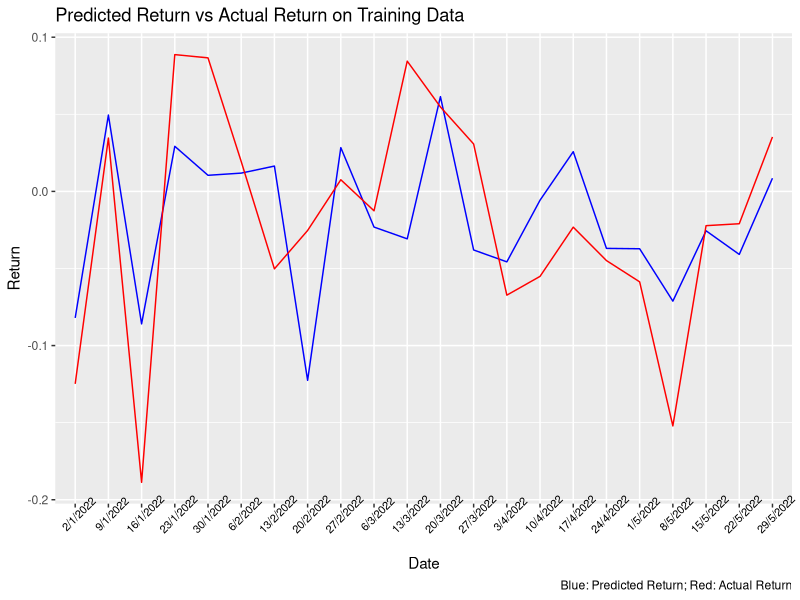
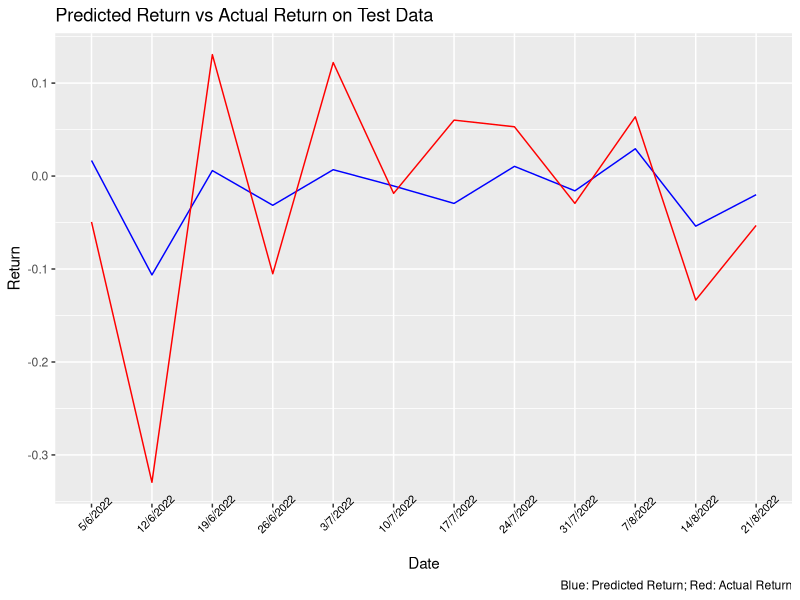

The R source for these figures, in order:
## ---- chunk 1
## Install the Libraries

#install.packages("Metrics")
#install.packages("MLmetrics")
#install.packages("knitr")
#install.packages("kableExtra")

#install.packages("tidyverse")
#install.packages("dplyr")

## ---- chunk 2
## Use the Libraries

library(Metrics)
library(MLmetrics)
library(knitr)
library(kableExtra)

library(tidyverse)
library(dplyr)
## ---- chunk 3
## Read the Data

data = read.csv(file = 'bitcoin_price_weekly_2022.csv')
data_train = read.csv(file = 'bitcoin_price_weekly_2022_train.csv')
data_test = read.csv(file = 'bitcoin_price_weekly_2022_test.csv')
## ---- chunk 4
## Build the Regression Model

regression_model = lm(close_return ~ sentiment + sentiment_1, data = data_train)
regression_model
## ---- chunk 5
## Summary of the Regression Model

lin = summary(regression_model)
summary(regression_model)
## ---- chunk 6
# Calculate the Predicted Return

predicted_return = lin$coefficients[1, 1] + lin$coefficients[2, 1]*data_test$sentiment + lin$coefficients[3, 1]*data_test$sentiment_1

predicted_return_train = lin$coefficients[1, 1] + lin$coefficients[2, 1]*data_train$sentiment + lin$coefficients[3, 1]*data_train$sentiment_1
## ---- chunk 7
# Predicted Return vs Actual Return on Training Data

signs = c()
signs_word = c()

for (i in 1:length(predicted_return_train))
  if (sign(predicted_return_train[i]) == sign(data_train$close_return[i])){
  signs[i] = 1
  signs_word[i] = "same"
  } else{
  signs[i] = 0
  signs_word[i] = "different"
  }


table_1 = data.frame(data_train$Date, predicted_return_train, data_train$close_return, signs_word)

table_1 %>%
  knitr::kable(caption = "Table 1: Predicted Return vs Actual Return on Training Data", align = "lrrr", digits = 3, col.name = c("Date", "Predicted Return", "Actual Return", "Sign")) %>%
  kableExtra::kable_styling(bootstrap_options = "striped", full_width = FALSE)


accuray = sum(signs)/length(signs)

print(paste("The Accuray Rate of the Sign is", accuray))


## ---- chunk 8
graph_1 = data.frame(x1 = data_train$Date, y1 = predicted_return_train, y2 = data_train$close_return)


ggplot(graph_1, aes(x = x1)) + geom_line(aes(y = y1, group = 1), color = "blue") + geom_line(aes(y = y2, group = 1), color = "red") + xlab('Date') + ylab('Return') + labs(title="Predicted Return vs Actual Return on Training Data") + theme(axis.text.x = element_text(color = "black", size = 8, angle = 45)) + scale_x_discrete(limits = data_train$Date) + labs(caption = "Blue: Predicted Return; Red: Actual Return")

## ---- chunk 9
# Predicted Return vs Actual Return on Test Data

signs = c()
signs_word = c()

for (i in 1:length(predicted_return))
  if (sign(predicted_return[i]) == sign(data_test$close_return[i])){
  signs[i] = 1
  signs_word[i] = "same"
  } else{
  signs[i] = 0
  signs_word[i] = "different"
  }


table_2 = data.frame(data_test$Date, predicted_return, data_test$close_return, signs_word)

table_2 %>%
  knitr::kable(caption = "Table 2: Predicted Return vs Actual Return on Test Data", align = "lrrr", digits = 3, col.name = c("Date", "Predicted Return", "Actual Return", "Sign")) %>%
  kableExtra::kable_styling(bootstrap_options = "striped", full_width = FALSE)


accuray = sum(signs)/length(signs)

print(paste("The Accuray Rate of the Sign is", accuray))

graph_2 = data.frame(x1 = data_test$Date, y1 = predicted_return, y2 = data_test$close_return)

ggplot(graph_2, aes(x = x1)) + geom_line(aes(y = y1, group = 1), color = "blue") + geom_line(aes(y = y2, group = 1), color = "red") + xlab('Date') + ylab('Return') + labs(title="Predicted Return vs Actual Return on Test Data") + theme(axis.text.x = element_text(color = "black", size = 8, angle = 45)) + scale_x_discrete(limits = data_test$Date) + labs(caption = "Blue: Predicted Return; Red: Actual Return")

## ---- chunk 10


average_close_return = c()

for (i in 1:length(predicted_return))
  average_close_return[i] = mean(data_train$close_return)


#Mean Absolute Error (MAE)
a = mae(data_test$close_return, predicted_return)
a_2 = mae(data_test$close_return, average_close_return)


#Mean Squared Error (MSE)
b = mse(data_test$close_return, predicted_return)
b_2 = mse(data_test$close_return, average_close_return)


# Root Mean Squared Error (RMSE)
c = rmse(data_test$close_return, predicted_return)
c_2 = rmse(data_test$close_return, average_close_return)



#Mean absolute percentage error (MAPE)
e = MAPE(data_test$close_return, predicted_return)
e_2 = MAPE(data_test$close_return, average_close_return)


#Relative absolute error (RAE)
f = rae(actual = data_test$close_return, predicted = predicted_return)
f_2 = rae(actual = data_test$close_return, predicted = average_close_return)

metric = c("Mean Absolute Error (MAE)", "Mean Squared Error (MSE)", "Root Mean Squared Error (RMSE)", "Mean absolute percentage error (MAPE)", "Relative absolute error (RAE)")
Model = c(a, b, c, e, f)
baseline_model = c(a_2, b_2, c_2, e_2, f_2)
high_low = c()
diff = c()

for (i in 1:length(Model))
  if (Model[i] > baseline_model[i]){
  high_low[i] = "Worse"
  diff[i] = Model[i] - baseline_model[i]
  } else{
  high_low[i] = "Better"
  diff[i] = Model[i] - baseline_model[i]
  }

table_3 = data.frame(metric, Model, baseline_model, high_low, diff)

table_3 %>%
  knitr::kable(caption = "Table 3: Regression Model vs Baseline Model", align = "lrrrr",  digits = 4, col.name = c("Metric","Regression Model", "Baseline Model", "Better or Worse", "Difference")) %>%
  kableExtra::kable_styling(bootstrap_options = "striped", full_width = FALSE)
